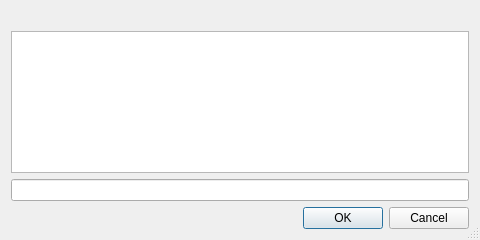
<?xml version="1.0" encoding="UTF-8"?>
<ui version="4.0">
 <class>QueryDialog</class>
 <widget class="QDialog" name="QueryDialog">
  <property name="geometry">
   <rect>
    <x>0</x>
    <y>0</y>
    <width>480</width>
    <height>240</height>
   </rect>
  </property>
  <property name="sizePolicy">
   <sizepolicy hsizetype="MinimumExpanding" vsizetype="MinimumExpanding">
    <horstretch>0</horstretch>
    <verstretch>0</verstretch>
   </sizepolicy>
  </property>
  <property name="windowTitle">
   <string>Dialog</string>
  </property>
  <property name="sizeGripEnabled">
   <bool>true</bool>
  </property>
  <layout class="QVBoxLayout" name="verticalLayout">
   <item>
    <widget class="QLabel" name="query">
     <property name="text">
      <string/>
     </property>
     <property name="wordWrap">
      <bool>true</bool>
     </property>
    </widget>
   </item>
   <item>
    <widget class="QPlainTextEdit" name="text"/>
   </item>
   <item>
    <widget class="QLineEdit" name="lineEdit"/>
   </item>
   <item>
    <widget class="QDialogButtonBox" name="buttonBox">
     <property name="orientation">
      <enum>Qt::Horizontal</enum>
     </property>
     <property name="standardButtons">
      <set>QDialogButtonBox::Cancel|QDialogButtonBox::Ok</set>
     </property>
    </widget>
   </item>
  </layout>
 </widget>
 <resources/>
 <connections>
  <connection>
   <sender>buttonBox</sender>
   <signal>accepted()</signal>
   <receiver>QueryDialog</receiver>
   <slot>accept()</slot>
   <hints>
    <hint type="sourcelabel">
     <x>248</x>
     <y>254</y>
    </hint>
    <hint type="destinationlabel">
     <x>157</x>
     <y>274</y>
    </hint>
   </hints>
  </connection>
  <connection>
   <sender>buttonBox</sender>
   <signal>rejected()</signal>
   <receiver>QueryDialog</receiver>
   <slot>reject()</slot>
   <hints>
    <hint type="sourcelabel">
     <x>316</x>
     <y>260</y>
    </hint>
    <hint type="destinationlabel">
     <x>286</x>
     <y>274</y>
    </hint>
   </hints>
  </connection>
 </connections>
</ui>
